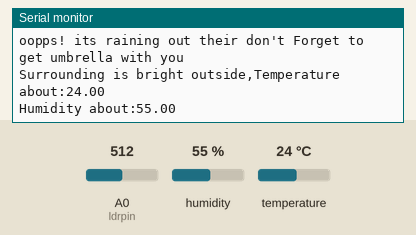
Simulated run of this sketch. Board: ESP8266 (NodeMCU). Parts: the last lines printed to the serial monitor. The test bench sets the inputs (shaded band); at power-on: A0 (ldrpin) = 512, humidity 55 %, temperature 24 °C. WiFi joins after 1.5 s; servers stay silent unless stated.

Above: at 8.4 s.
8.5 s: A0 (ldrpin) set to 985
10.0 s: A0 (ldrpin) set to 1014
At 12.2 s:
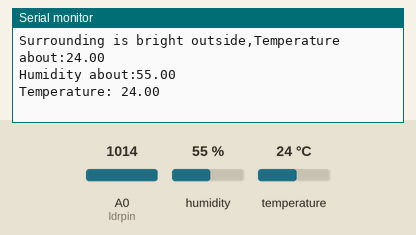
15.7 s: humidity set to 58 %
At 18.4 s:
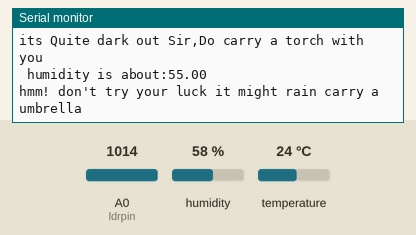
18.7 s: humidity set to 61 %
At 23.9 s:
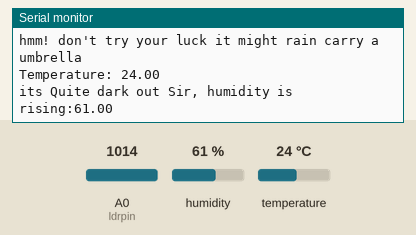

Measured:
- the behaviour switches between 997 and 998 on A0 (ldrpin) (found by bisection; images 0 and 1)
- the behaviour switches between 59 and 60 % on humidity (found by bisection; images 2 and 3)
- after the input at 10.0 s, the serial monitor: prints a new line after 1.2 s (image 1)
- after the input at 18.7 s, the serial monitor: prints a new line after 4.5 s (image 3)

The sketch:

working_code.ino
```cpp
#define BLYNK_TEMPLATE_ID "TMPLswhElqSM"
#define BLYNK_DEVICE_NAME "WEATHER MONITOR"
#define BLYNK_AUTH_TOKEN "4ePCkpFQE2FZhjvu-Ufxb50IJdh0A-4g"

#define BLYNK_PRINT Serial
#include <ESP8266WiFi.h>
#include <BlynkSimpleEsp8266.h>
#include <DHT.h>


char auth[] =  BLYNK_AUTH_TOKEN ; //Enter the Auth code which was send by Blink
char ssid[] = "Dialog 4G 025";  //Enter your WIFI Name
char pass[] = "jangu1234";  //Enter your WIFI Password
String show="";
WidgetLCD lcd(V1);
DHT dht(D3, DHT11); //(sensor pin,sensor type)
BlynkTimer timer;

void weather() {

  float h = dht.readHumidity();
  float t = dht.readTemperature();
  int r = analogRead(D4);
  bool eventTrigger=false;
  const int ldrpin = A0;
pinMode(ldrpin,INPUT);
int rawData = analogRead(ldrpin);
  r = map(r, 0, 1023, 100, 0);

  if (isnan(h) || isnan(t)) {
    Serial.println("Failed to read from DHT sensor!");
    return;
  }

  Blynk.virtualWrite(V5, t);  //V0 is for Temperature
  Blynk.virtualWrite(V6, h);  //V1 is for Humidity
  Blynk.virtualWrite(V4, r);  //V2 is for Rainfall
  lcd.clear();
lcd.print(0,0,"Temperature:"+String(t));
lcd.print(0,1,"Humidity:"+String(h));


//  Blynk.virtualWrite(V3,l);
if(rawData<900 && eventTrigger==false){
  eventTrigger=true;
  if(r>2  ){
  Blynk.logEvent("rain",String("oopps! its raining out their don't Forget to get umbrella with you"));
   Blynk.logEvent("temperature",String("it is a bright outside,Temperature about:")+t);
    Blynk.logEvent("humidity",String("Humidity about:")+h);

   Serial.println(String("oopps! its raining out their don't Forget to get umbrella with you"));
   Serial.println(String("Surrounding is bright outside,Temperature about:")+t);
     Serial.println(String("Humidity about:")+h);
  delay(3000);
}
else{
  //--------temperature code-------

  if(t<35){
 // eventTrigger=true;
  Blynk.logEvent("temperature",String("Pretty Bright day to play out Sir,\n I like to say it's a pretty good day to play any sport you may like.\nTemperature:")+t);
  Serial.println(String("Pretty bright day to play out Sir,\n I like to say it's a pretty good day to play any sport you may like.\nTemperature:")+t);        //   -------------serial mointer
  delay(3000);


//----------humidity code------------

  if(h<60){
  Blynk.logEvent("humidity",String("with humidity about:")+h);
    Serial.println(String("with humidity about:")+h);              //     ---------serial moniter
     delay(3000);
  }
  else{
     Blynk.logEvent("humidity",String("humidity is rising:")+h);
    Serial.println(String(" humidity is rising:")+h);
  delay(3000);
  }
  }
  else if(t >= 35 ){
  //eventTrigger=true;
  Blynk.logEvent("temperature",t+String("Sir, for your concern please do carry a water bottle will going out it's really hot."));
  Serial.println("Sir, for your concern please do carry a water bottle will going out it's really hot.");
  delay(3000);
  //----------humidity code------------

  if(h<60){
  Blynk.logEvent("humidity",String(" it is a pretty bright day sir, with humidity about:")+h);
    Serial.println(String(" it is a pretty bright day sir, with humidity about:")+h);
     delay(3000);
  }
  else{
     Blynk.logEvent("humidity",String("its Quite dark out Sir,humidity is rising:")+h);
    Serial.println(String("its Quite dark out Sir, humidity is rising:")+h);
  delay(3000);
  }
  }


}}


//----------------------------------------night------------------------------------------------
else if(rawData>900 && eventTrigger==false ){
eventTrigger=true;
  if(r>2  ){

  Blynk.logEvent("rain",String("oopps! its raining out their don't Forget to get umbrella with you"));
Blynk.logEvent("temperature",String("Surrounding is dark outside,Temperature about:")+t);
    Blynk.logEvent("humidity",String("Humidity about:")+h);

   Serial.println(String("oopps! its raining out their don't Forget to get umbrella with you"));
   Serial.println(String("Surrounding is dark outside,Temperature about:")+t);
     Serial.println(String("Humidity about:")+h);
  delay(2000);

}
else{


  //--------temperature code-------
  eventTrigger=true;
  if(t<35){
 // eventTrigger=true;
  Blynk.logEvent("temperature",t+String(""));
  Serial.println(String("Temperature: ")+t);
  delay(3000);


//----------humidity code------------

  if(h<60){
  Blynk.logEvent("humidity",String("its Quite dark out Sir,Do carry a torch with you \n humidity is about:")+h);
   Serial.println(String("its Quite dark out Sir,Do carry a torch with you \n humidity is about:")+h);
  delay(3000);
  }
  else{
     Blynk.logEvent("humidity",String("its Quite dark out Sir,humidity is rising:")+h);
    Serial.println(String("its Quite dark out Sir, humidity is rising:")+h);
  delay(3000);
  }
  }
  else if(t >= 35 ){
  //eventTrigger=true;
  Blynk.logEvent("temperature",t+String("Sir, for your concern please do carry a water bottle will going out it's really hot."));
  Serial.println("Sir, for your concern please do carry a water bottle will going out it's really hot.");
  delay(3000);
  //----------humidity code------------

  if(h<60){
  Blynk.logEvent("humidity",String("its Quite dark out Sir,Do carry a torch with you \n humidity is about:")+h);
   Serial.println(String("its Quite dark out Sir,Do carry a torch with you \n humidity is about:")+h);
  delay(3000);
  }
  else{
     Blynk.logEvent("humidity",String("its Quite dark out Sir,humidity is rising:")+h);
    Serial.println(String("its Quite dark out Sir, humidity is rising:")+h);
  delay(3000);
  }
  }
   eventTrigger=true;
  Blynk.logEvent("rain",String("hmm! don't try your luck it might rain carry a umbrella"));
  Serial.println(String("hmm! don't try your luck it might rain carry a umbrella"));
  delay(3000);

}

}

  if (rawData<900) {
    WidgetLED led1(V3);
    led1.on();


 }
 else{
    WidgetLED led1(V3);
    led1.off();

 }
}

void setup() {
  Serial.begin(9600); // See the connection status in Serial Monitor


  Blynk.begin(auth," ONE","12345@12345");
  dht.begin();
  // Setup a function to be called every second
  timer.setInterval(10L, weather);
}

void loop() {
  Blynk.run(); // Initiates Blynk
  timer.run(); // Initiates SimpleTimer
}
```
